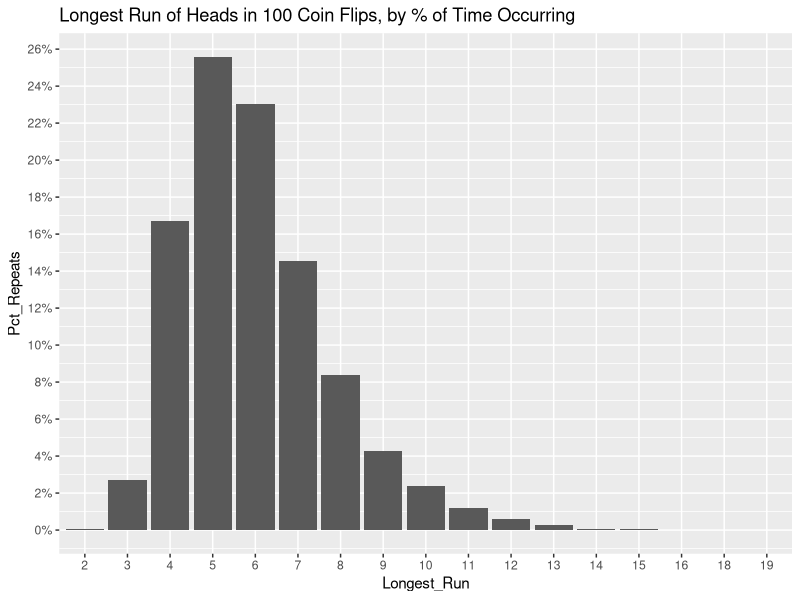
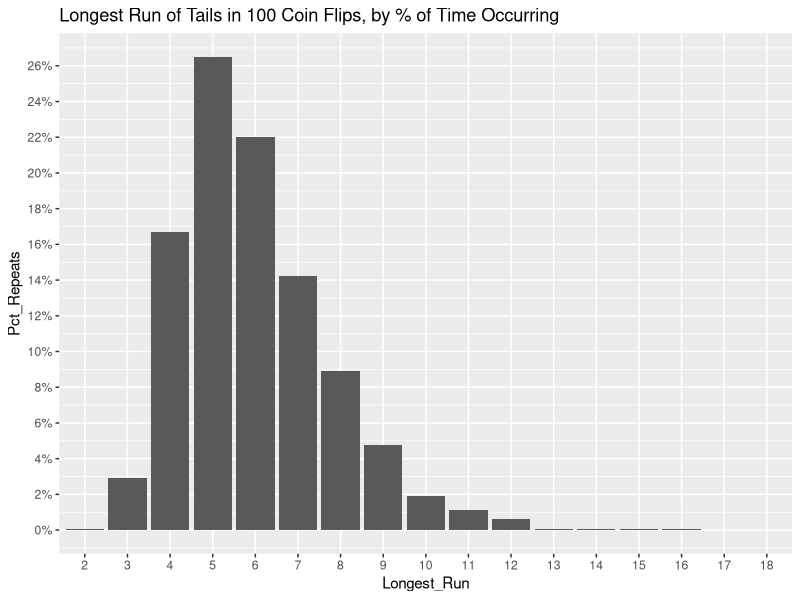
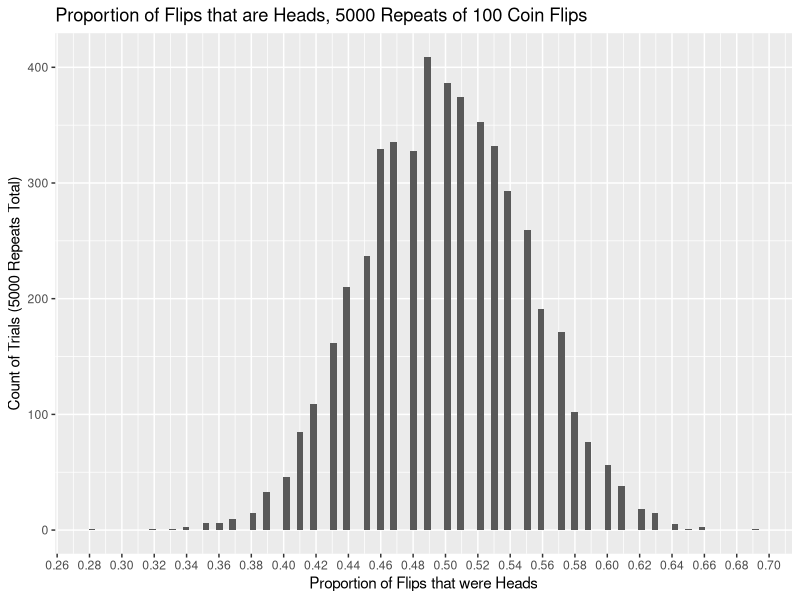

The R source for these figures, in order:
#summarize results for coin flipping experiment ----

library(tidyverse)
library(magrittr)
rm(list=ls())

coincount <- 100
repeats_count <- 5000
p_heads = .5


##simulation -----

#simulate 10000 students, flipping 100 coins each:
ht_matrix <- matrix(nrow=coincount,ncol = repeats_count,data=NA)
for(i in 1:repeats_count){
  #size of experiment: 1 coin.  value of 1 "success" = 1 head. value of 0 "success" = 1 tail.
  ht_matrix[,i] <- ifelse(rbinom(n=coincount,size=1,prob=p_heads)==1,"H","T")
}

heads_p_sim <- colMeans(ht_matrix=='H')
#find longest heads run
longest_heads_run_sim <- numeric()
longest_tails_run_sim <- numeric()

for(i in 1:repeats_count){
  
  if(i %% 100==0){print(i)}
  rle_out <- rle(x= ht_matrix[,i])
  df1 <- cbind.data.frame(lengths=rle_out$lengths,values=rle_out$values)
  longest_heads_run_sim[i] <- max(df1$lengths[df1$values=='H'])
  longest_tails_run_sim[i] <- max(df1$lengths[df1$values=='T'])
  
}

#histogram and frequency tables of longest_heads_run_sim and longest_tails_run_sim:
#helps establish probability that coincount flips will yield a string with N heads or tails in a row
#can also be used to judge if data is faked...



longest_heads_run_sim_freqtable <- longest_heads_run_sim %>% table() %>% as.data.frame() %>%
  dplyr::mutate(pct_instances = Freq/sum(Freq)) %>%
  dplyr::mutate(cumpct_instances = cumsum(pct_instances)) %>%
  dplyr::select(Longest_Run = '.', Count_Repeats = Freq,
                Pct_Repeats = pct_instances, Cumulative_Pct_Instances =cumpct_instances )

longest_tails_run_sim_freqtable <- longest_tails_run_sim %>% table() %>% as.data.frame() %>%
  dplyr::mutate(pct_instances = Freq/sum(Freq)) %>%
  dplyr::mutate(cumpct_instances = cumsum(pct_instances)) %>%
  dplyr::select(Longest_Run = '.', Count_Repeats = Freq,
                Pct_Repeats = pct_instances, Cumulative_Pct_Instances =cumpct_instances )

longest_heads_run_histogram <- ggplot2::ggplot(data=longest_heads_run_sim_freqtable,
aes(x=Longest_Run,y=Pct_Repeats))+geom_bar(stat='identity') +
  ggtitle(paste0("Longest Run of Heads in ",coincount," Coin Flips, by % of Time Occurring"))+
  scale_y_continuous(labels=scales::percent,breaks=seq(0,1,0.02)) 

longest_tails_run_histogram <- ggplot2::ggplot(data=longest_tails_run_sim_freqtable,
                                               aes(x=Longest_Run,y=Pct_Repeats))+geom_bar(stat='identity') +
  ggtitle(paste0("Longest Run of Tails in ",coincount," Coin Flips, by % of Time Occurring"))+
  scale_y_continuous(labels=scales::percent,breaks=seq(0,1,0.02)) 


pct_heads_histogram <- ggplot2::ggplot(data=heads_p_sim %>% as.data.frame(),
aes(x=`.`))+geom_histogram(bins=100) + 
  ggtitle(paste0("Proportion of Flips that are Heads, ",repeats_count," Repeats of ",coincount," Coin Flips"))+
  scale_x_continuous(breaks=seq(0,1,0.02))+
  xlab("Proportion of Flips that were Heads")+
  ylab(paste0("Count of Trials (",repeats_count," Repeats Total)"))

